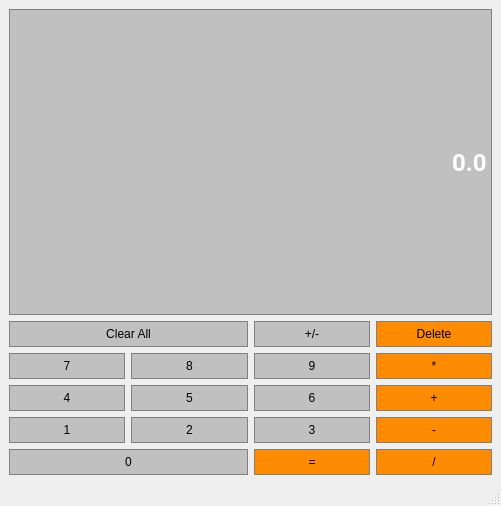
<?xml version="1.0" encoding="UTF-8"?>
<ui version="4.0">
 <class>Calculator</class>
 <widget class="QMainWindow" name="Calculator">
  <property name="geometry">
   <rect>
    <x>0</x>
    <y>0</y>
    <width>501</width>
    <height>506</height>
   </rect>
  </property>
  <property name="windowTitle">
   <string>Calculator</string>
  </property>
  <widget class="QWidget" name="centralwidget">
   <layout class="QGridLayout" name="gridLayout">
    <item row="5" column="0" colspan="2">
     <widget class="QPushButton" name="Button0">
      <property name="sizePolicy">
       <sizepolicy hsizetype="Preferred" vsizetype="Preferred">
        <horstretch>0</horstretch>
        <verstretch>0</verstretch>
       </sizepolicy>
      </property>
      <property name="styleSheet">
       <string notr="true">QPushButton {
	background-color:#C0C0C0;
	border: 1px solid gray;
	padding: 5px;
}

QPushButton:pressed {
	background-color:#A9A9A9;
	border: 1px solid gray;
	padding: 5px;
}</string>
      </property>
      <property name="text">
       <string>0</string>
      </property>
     </widget>
    </item>
    <item row="4" column="2">
     <widget class="QPushButton" name="Button3">
      <property name="sizePolicy">
       <sizepolicy hsizetype="Preferred" vsizetype="Preferred">
        <horstretch>0</horstretch>
        <verstretch>0</verstretch>
       </sizepolicy>
      </property>
      <property name="styleSheet">
       <string notr="true">QPushButton {
	background-color:#C0C0C0;
	border: 1px solid gray;
	padding: 5px;
}

QPushButton:pressed {
	background-color:#A9A9A9;
	border: 1px solid gray;
	padding: 5px;
}</string>
      </property>
      <property name="text">
       <string>3</string>
      </property>
     </widget>
    </item>
    <item row="4" column="1">
     <widget class="QPushButton" name="Button2">
      <property name="sizePolicy">
       <sizepolicy hsizetype="Preferred" vsizetype="Preferred">
        <horstretch>0</horstretch>
        <verstretch>0</verstretch>
       </sizepolicy>
      </property>
      <property name="styleSheet">
       <string notr="true">QPushButton {
	background-color:#C0C0C0;
	border: 1px solid gray;
	padding: 5px;
}

QPushButton:pressed {
	background-color:#A9A9A9;
	border: 1px solid gray;
	padding: 5px;
}</string>
      </property>
      <property name="text">
       <string>2</string>
      </property>
     </widget>
    </item>
    <item row="4" column="0">
     <widget class="QPushButton" name="Button1">
      <property name="sizePolicy">
       <sizepolicy hsizetype="Preferred" vsizetype="Preferred">
        <horstretch>0</horstretch>
        <verstretch>0</verstretch>
       </sizepolicy>
      </property>
      <property name="styleSheet">
       <string notr="true">QPushButton {
	background-color:#C0C0C0;
	border: 1px solid gray;
	padding: 5px;
}

QPushButton:pressed {
	background-color:#A9A9A9;
	border: 1px solid gray;
	padding: 5px;
}</string>
      </property>
      <property name="text">
       <string>1</string>
      </property>
     </widget>
    </item>
    <item row="3" column="0">
     <widget class="QPushButton" name="Button4">
      <property name="sizePolicy">
       <sizepolicy hsizetype="Preferred" vsizetype="Preferred">
        <horstretch>0</horstretch>
        <verstretch>0</verstretch>
       </sizepolicy>
      </property>
      <property name="styleSheet">
       <string notr="true">QPushButton {
	background-color:#C0C0C0;
	border: 1px solid gray;
	padding: 5px;
}

QPushButton:pressed {
	background-color:#A9A9A9;
	border: 1px solid gray;
	padding: 5px;
}</string>
      </property>
      <property name="text">
       <string>4</string>
      </property>
     </widget>
    </item>
    <item row="3" column="1">
     <widget class="QPushButton" name="Button5">
      <property name="sizePolicy">
       <sizepolicy hsizetype="Preferred" vsizetype="Preferred">
        <horstretch>0</horstretch>
        <verstretch>0</verstretch>
       </sizepolicy>
      </property>
      <property name="styleSheet">
       <string notr="true">QPushButton {
	background-color:#C0C0C0;
	border: 1px solid gray;
	padding: 5px;
}

QPushButton:pressed {
	background-color:#A9A9A9;
	border: 1px solid gray;
	padding: 5px;
}</string>
      </property>
      <property name="text">
       <string>5</string>
      </property>
     </widget>
    </item>
    <item row="3" column="2">
     <widget class="QPushButton" name="Button6">
      <property name="sizePolicy">
       <sizepolicy hsizetype="Preferred" vsizetype="Preferred">
        <horstretch>0</horstretch>
        <verstretch>0</verstretch>
       </sizepolicy>
      </property>
      <property name="styleSheet">
       <string notr="true">QPushButton {
	background-color:#C0C0C0;
	border: 1px solid gray;
	padding: 5px;
}

QPushButton:pressed {
	background-color:#A9A9A9;
	border: 1px solid gray;
	padding: 5px;
}</string>
      </property>
      <property name="text">
       <string>6</string>
      </property>
     </widget>
    </item>
    <item row="2" column="2">
     <widget class="QPushButton" name="Button9">
      <property name="sizePolicy">
       <sizepolicy hsizetype="Preferred" vsizetype="Preferred">
        <horstretch>0</horstretch>
        <verstretch>0</verstretch>
       </sizepolicy>
      </property>
      <property name="styleSheet">
       <string notr="true">QPushButton {
	background-color:#C0C0C0;
	border: 1px solid gray;
	padding: 5px;
}

QPushButton:pressed {
	background-color:#A9A9A9;
	border: 1px solid gray;
	padding: 5px;
}</string>
      </property>
      <property name="text">
       <string>9</string>
      </property>
     </widget>
    </item>
    <item row="2" column="1">
     <widget class="QPushButton" name="Button8">
      <property name="sizePolicy">
       <sizepolicy hsizetype="Preferred" vsizetype="Preferred">
        <horstretch>0</horstretch>
        <verstretch>0</verstretch>
       </sizepolicy>
      </property>
      <property name="styleSheet">
       <string notr="true">QPushButton {
	background-color:#C0C0C0;
	border: 1px solid gray;
	padding: 5px;
}

QPushButton:pressed {
	background-color:#A9A9A9;
	border: 1px solid gray;
	padding: 5px;
}</string>
      </property>
      <property name="text">
       <string>8</string>
      </property>
     </widget>
    </item>
    <item row="2" column="0">
     <widget class="QPushButton" name="Button7">
      <property name="sizePolicy">
       <sizepolicy hsizetype="Preferred" vsizetype="Preferred">
        <horstretch>0</horstretch>
        <verstretch>0</verstretch>
       </sizepolicy>
      </property>
      <property name="styleSheet">
       <string notr="true">QPushButton {
	background-color:#C0C0C0;
	border: 1px solid gray;
	padding: 5px;
}

QPushButton:pressed {
	background-color:#A9A9A9;
	border: 1px solid gray;
	padding: 5px;
}</string>
      </property>
      <property name="text">
       <string>7</string>
      </property>
     </widget>
    </item>
    <item row="0" column="0" colspan="4">
     <widget class="QLineEdit" name="Display">
      <property name="sizePolicy">
       <sizepolicy hsizetype="Preferred" vsizetype="Expanding">
        <horstretch>0</horstretch>
        <verstretch>0</verstretch>
       </sizepolicy>
      </property>
      <property name="font">
       <font>
        <family>Roboto</family>
        <pointsize>18</pointsize>
        <weight>75</weight>
        <bold>true</bold>
       </font>
      </property>
      <property name="styleSheet">
       <string notr="true">QLineEdit{
	background-color:#C0C0C0;
	border: 1px solid gray;
	color: #ffffff
}</string>
      </property>
      <property name="text">
       <string>0.0</string>
      </property>
      <property name="alignment">
       <set>Qt::AlignRight|Qt::AlignTrailing|Qt::AlignVCenter</set>
      </property>
     </widget>
    </item>
    <item row="1" column="2">
     <widget class="QPushButton" name="ChangeSign">
      <property name="sizePolicy">
       <sizepolicy hsizetype="Preferred" vsizetype="Preferred">
        <horstretch>0</horstretch>
        <verstretch>0</verstretch>
       </sizepolicy>
      </property>
      <property name="styleSheet">
       <string notr="true">QPushButton {
	background-color:#C0C0C0;
	border: 1px solid gray;
	padding: 5px;
}

QPushButton:pressed {
	background-color:#A9A9A9;
	border: 1px solid gray;
	padding: 5px;
}</string>
      </property>
      <property name="text">
       <string>+/-</string>
      </property>
     </widget>
    </item>
    <item row="1" column="0" colspan="2">
     <widget class="QPushButton" name="Clear">
      <property name="sizePolicy">
       <sizepolicy hsizetype="Preferred" vsizetype="Preferred">
        <horstretch>0</horstretch>
        <verstretch>0</verstretch>
       </sizepolicy>
      </property>
      <property name="styleSheet">
       <string notr="true">QPushButton {
	background-color:#C0C0C0;
	border: 1px solid gray;
	padding: 5px;
}

QPushButton:pressed {
	background-color:#A9A9A9;
	border: 1px solid gray;
	padding: 5px;
}</string>
      </property>
      <property name="text">
       <string>Clear All</string>
      </property>
     </widget>
    </item>
    <item row="5" column="2">
     <widget class="QPushButton" name="Equals">
      <property name="sizePolicy">
       <sizepolicy hsizetype="Preferred" vsizetype="Preferred">
        <horstretch>0</horstretch>
        <verstretch>0</verstretch>
       </sizepolicy>
      </property>
      <property name="styleSheet">
       <string notr="true">QPushButton {
	background-color:#FF8C00;
	border: 1px solid gray;
	padding: 5px;
}

QPushButton:pressed {
	background-color:#A9A9A9;
	border: 1px solid gray;
	padding: 5px;
}</string>
      </property>
      <property name="text">
       <string>=</string>
      </property>
     </widget>
    </item>
    <item row="5" column="3">
     <widget class="QPushButton" name="Division">
      <property name="sizePolicy">
       <sizepolicy hsizetype="Preferred" vsizetype="Preferred">
        <horstretch>0</horstretch>
        <verstretch>0</verstretch>
       </sizepolicy>
      </property>
      <property name="styleSheet">
       <string notr="true">QPushButton {
	background-color:#FF8C00;
	border: 1px solid gray;
	padding: 5px;
}

QPushButton:pressed {
	background-color:#A9A9A9;
	border: 1px solid gray;
	padding: 5px;
}</string>
      </property>
      <property name="text">
       <string>/</string>
      </property>
     </widget>
    </item>
    <item row="4" column="3">
     <widget class="QPushButton" name="Subtract">
      <property name="sizePolicy">
       <sizepolicy hsizetype="Preferred" vsizetype="Preferred">
        <horstretch>0</horstretch>
        <verstretch>0</verstretch>
       </sizepolicy>
      </property>
      <property name="styleSheet">
       <string notr="true">QPushButton {
	background-color:#FF8C00;
	border: 1px solid gray;
	padding: 5px;
}

QPushButton:pressed {
	background-color:#A9A9A9;
	border: 1px solid gray;
	padding: 5px;
}</string>
      </property>
      <property name="text">
       <string>-</string>
      </property>
     </widget>
    </item>
    <item row="3" column="3">
     <widget class="QPushButton" name="Add">
      <property name="sizePolicy">
       <sizepolicy hsizetype="Preferred" vsizetype="Preferred">
        <horstretch>0</horstretch>
        <verstretch>0</verstretch>
       </sizepolicy>
      </property>
      <property name="styleSheet">
       <string notr="true">QPushButton {
	background-color:#FF8C00;
	border: 1px solid gray;
	padding: 5px;
}

QPushButton:pressed {
	background-color:#A9A9A9;
	border: 1px solid gray;
	padding: 5px;
}</string>
      </property>
      <property name="text">
       <string>+</string>
      </property>
     </widget>
    </item>
    <item row="2" column="3">
     <widget class="QPushButton" name="Multiply">
      <property name="sizePolicy">
       <sizepolicy hsizetype="Preferred" vsizetype="Preferred">
        <horstretch>0</horstretch>
        <verstretch>0</verstretch>
       </sizepolicy>
      </property>
      <property name="styleSheet">
       <string notr="true">QPushButton {
	background-color:#FF8C00;
	border: 1px solid gray;
	padding: 5px;
}

QPushButton:pressed {
	background-color:#A9A9A9;
	border: 1px solid gray;
	padding: 5px;
}</string>
      </property>
      <property name="text">
       <string>*</string>
      </property>
     </widget>
    </item>
    <item row="1" column="3">
     <widget class="QPushButton" name="Delete">
      <property name="sizePolicy">
       <sizepolicy hsizetype="Preferred" vsizetype="Preferred">
        <horstretch>0</horstretch>
        <verstretch>0</verstretch>
       </sizepolicy>
      </property>
      <property name="styleSheet">
       <string notr="true">QPushButton {
	background-color:#FF8C00;
	border: 1px solid gray;
	padding: 5px;
}

QPushButton:pressed {
	background-color:#A9A9A9;
	border: 1px solid gray;
	padding: 5px;
}</string>
      </property>
      <property name="text">
       <string>Delete</string>
      </property>
     </widget>
    </item>
   </layout>
  </widget>
  <widget class="QMenuBar" name="menubar">
   <property name="geometry">
    <rect>
     <x>0</x>
     <y>0</y>
     <width>501</width>
     <height>21</height>
    </rect>
   </property>
  </widget>
  <widget class="QStatusBar" name="statusbar"/>
 </widget>
 <resources/>
 <connections/>
</ui>
